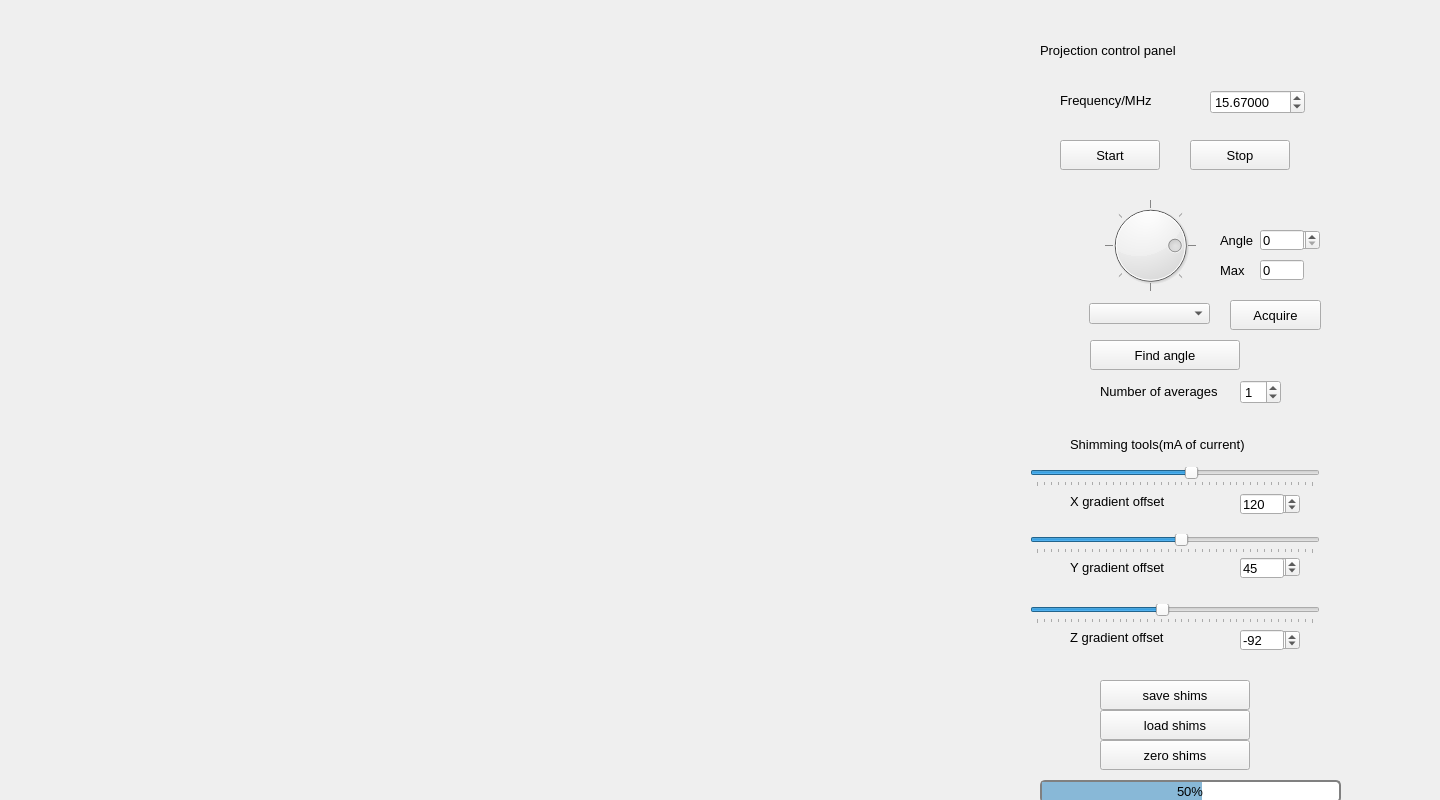
<?xml version="1.0" encoding="UTF-8"?>
<ui version="4.0">
 <class>mri_rt_proj_Widget</class>
 <widget class="QWidget" name="mri_rt_proj_Widget">
  <property name="geometry">
   <rect>
    <x>0</x>
    <y>0</y>
    <width>1440</width>
    <height>800</height>
   </rect>
  </property>
  <property name="sizePolicy">
   <sizepolicy hsizetype="Expanding" vsizetype="Expanding">
    <horstretch>0</horstretch>
    <verstretch>0</verstretch>
   </sizepolicy>
  </property>
  <property name="windowTitle">
   <string>Proj</string>
  </property>
  <widget class="QWidget" name="plotWidget" native="true">
   <property name="geometry">
    <rect>
     <x>10</x>
     <y>10</y>
     <width>531</width>
     <height>841</height>
    </rect>
   </property>
   <property name="sizePolicy">
    <sizepolicy hsizetype="Expanding" vsizetype="Preferred">
     <horstretch>0</horstretch>
     <verstretch>0</verstretch>
    </sizepolicy>
   </property>
   <property name="minimumSize">
    <size>
     <width>0</width>
     <height>0</height>
    </size>
   </property>
   <layout class="QVBoxLayout" name="plotLayout"/>
  </widget>
  <widget class="QWidget" name="controlWidget" native="true">
   <property name="enabled">
    <bool>true</bool>
   </property>
   <property name="geometry">
    <rect>
     <x>1000</x>
     <y>10</y>
     <width>361</width>
     <height>861</height>
    </rect>
   </property>
   <property name="sizePolicy">
    <sizepolicy hsizetype="Fixed" vsizetype="Fixed">
     <horstretch>0</horstretch>
     <verstretch>0</verstretch>
    </sizepolicy>
   </property>
   <property name="minimumSize">
    <size>
     <width>300</width>
     <height>0</height>
    </size>
   </property>
   <property name="font">
    <font>
     <pointsize>10</pointsize>
    </font>
   </property>
   <widget class="QLabel" name="freqLabel">
    <property name="geometry">
     <rect>
      <x>60</x>
      <y>80</y>
      <width>131</width>
      <height>20</height>
     </rect>
    </property>
    <property name="text">
     <string>Frequency/MHz</string>
    </property>
   </widget>
   <widget class="QPushButton" name="startButton">
    <property name="geometry">
     <rect>
      <x>60</x>
      <y>130</y>
      <width>100</width>
      <height>30</height>
     </rect>
    </property>
    <property name="text">
     <string>Start</string>
    </property>
   </widget>
   <widget class="QDoubleSpinBox" name="freqValue">
    <property name="geometry">
     <rect>
      <x>210</x>
      <y>80</y>
      <width>95</width>
      <height>24</height>
     </rect>
    </property>
    <property name="font">
     <font>
      <pointsize>10</pointsize>
     </font>
    </property>
    <property name="decimals">
     <number>5</number>
    </property>
    <property name="maximum">
     <double>60.000000000000000</double>
    </property>
    <property name="singleStep">
     <double>0.001000000000000</double>
    </property>
    <property name="value">
     <double>15.670000000000000</double>
    </property>
   </widget>
   <widget class="QPushButton" name="stopButton">
    <property name="geometry">
     <rect>
      <x>190</x>
      <y>130</y>
      <width>100</width>
      <height>30</height>
     </rect>
    </property>
    <property name="text">
     <string>Stop</string>
    </property>
   </widget>
   <widget class="QPushButton" name="acquireButton">
    <property name="geometry">
     <rect>
      <x>230</x>
      <y>290</y>
      <width>91</width>
      <height>30</height>
     </rect>
    </property>
    <property name="text">
     <string>Acquire</string>
    </property>
   </widget>
   <widget class="QLabel" name="ProjLabel">
    <property name="geometry">
     <rect>
      <x>40</x>
      <y>30</y>
      <width>221</width>
      <height>20</height>
     </rect>
    </property>
    <property name="text">
     <string>Projection control panel</string>
    </property>
   </widget>
   <widget class="QPushButton" name="loadShimButton">
    <property name="geometry">
     <rect>
      <x>100</x>
      <y>700</y>
      <width>150</width>
      <height>30</height>
     </rect>
    </property>
    <property name="text">
     <string>load shims</string>
    </property>
   </widget>
   <widget class="QPushButton" name="zeroShimButton">
    <property name="geometry">
     <rect>
      <x>100</x>
      <y>730</y>
      <width>150</width>
      <height>30</height>
     </rect>
    </property>
    <property name="text">
     <string>zero shims</string>
    </property>
   </widget>
   <widget class="QDial" name="dial">
    <property name="geometry">
     <rect>
      <x>100</x>
      <y>190</y>
      <width>101</width>
      <height>91</height>
     </rect>
    </property>
    <property name="maximum">
     <number>360</number>
    </property>
    <property name="value">
     <number>90</number>
    </property>
    <property name="sliderPosition">
     <number>90</number>
    </property>
    <property name="invertedAppearance">
     <bool>true</bool>
    </property>
    <property name="invertedControls">
     <bool>false</bool>
    </property>
    <property name="wrapping">
     <bool>true</bool>
    </property>
    <property name="notchTarget">
     <double>45.000000000000000</double>
    </property>
    <property name="notchesVisible">
     <bool>true</bool>
    </property>
   </widget>
   <widget class="QLabel" name="numAvgLabel">
    <property name="geometry">
     <rect>
      <x>100</x>
      <y>371</y>
      <width>131</width>
      <height>20</height>
     </rect>
    </property>
    <property name="text">
     <string>Number of averages</string>
    </property>
   </widget>
   <widget class="QDoubleSpinBox" name="numAvg">
    <property name="geometry">
     <rect>
      <x>240</x>
      <y>370</y>
      <width>41</width>
      <height>24</height>
     </rect>
    </property>
    <property name="font">
     <font>
      <pointsize>10</pointsize>
     </font>
    </property>
    <property name="decimals">
     <number>0</number>
    </property>
    <property name="maximum">
     <double>60.000000000000000</double>
    </property>
    <property name="singleStep">
     <double>1.000000000000000</double>
    </property>
    <property name="value">
     <double>1.000000000000000</double>
    </property>
   </widget>
   <widget class="QLabel" name="shimmingLabel">
    <property name="geometry">
     <rect>
      <x>70</x>
      <y>424</y>
      <width>260</width>
      <height>20</height>
     </rect>
    </property>
    <property name="text">
     <string>Shimming tools(mA of current)</string>
    </property>
   </widget>
   <widget class="QSlider" name="horizontalSlider_x">
    <property name="geometry">
     <rect>
      <x>30</x>
      <y>457</y>
      <width>290</width>
      <height>20</height>
     </rect>
    </property>
    <property name="minimum">
     <number>-1000</number>
    </property>
    <property name="maximum">
     <number>1000</number>
    </property>
    <property name="value">
     <number>120</number>
    </property>
    <property name="orientation">
     <enum>Qt::Horizontal</enum>
    </property>
    <property name="invertedAppearance">
     <bool>false</bool>
    </property>
    <property name="tickPosition">
     <enum>QSlider::TicksBelow</enum>
    </property>
    <property name="tickInterval">
     <number>50</number>
    </property>
   </widget>
   <widget class="QLabel" name="gradoffsetLabel_x">
    <property name="geometry">
     <rect>
      <x>70</x>
      <y>481</y>
      <width>150</width>
      <height>20</height>
     </rect>
    </property>
    <property name="text">
     <string>X gradient offset</string>
    </property>
   </widget>
   <widget class="QLineEdit" name="gradOffset_disp_x">
    <property name="enabled">
     <bool>true</bool>
    </property>
    <property name="geometry">
     <rect>
      <x>240</x>
      <y>484</y>
      <width>44</width>
      <height>20</height>
     </rect>
    </property>
    <property name="text">
     <string>120</string>
    </property>
   </widget>
   <widget class="QSpinBox" name="gradOffset_x">
    <property name="geometry">
     <rect>
      <x>240</x>
      <y>484</y>
      <width>60</width>
      <height>20</height>
     </rect>
    </property>
    <property name="minimum">
     <number>-1000</number>
    </property>
    <property name="maximum">
     <number>1000</number>
    </property>
    <property name="value">
     <number>120</number>
    </property>
   </widget>
   <widget class="QSlider" name="horizontalSlider_y">
    <property name="geometry">
     <rect>
      <x>30</x>
      <y>524</y>
      <width>290</width>
      <height>20</height>
     </rect>
    </property>
    <property name="minimum">
     <number>-1000</number>
    </property>
    <property name="maximum">
     <number>1000</number>
    </property>
    <property name="value">
     <number>45</number>
    </property>
    <property name="orientation">
     <enum>Qt::Horizontal</enum>
    </property>
    <property name="invertedAppearance">
     <bool>false</bool>
    </property>
    <property name="tickPosition">
     <enum>QSlider::TicksBelow</enum>
    </property>
    <property name="tickInterval">
     <number>50</number>
    </property>
   </widget>
   <widget class="QLabel" name="gradoffsetLabel_y">
    <property name="geometry">
     <rect>
      <x>70</x>
      <y>547</y>
      <width>150</width>
      <height>20</height>
     </rect>
    </property>
    <property name="text">
     <string>Y gradient offset</string>
    </property>
   </widget>
   <widget class="QSlider" name="horizontalSlider_z">
    <property name="geometry">
     <rect>
      <x>30</x>
      <y>594</y>
      <width>290</width>
      <height>20</height>
     </rect>
    </property>
    <property name="minimum">
     <number>-1000</number>
    </property>
    <property name="maximum">
     <number>1000</number>
    </property>
    <property name="value">
     <number>-92</number>
    </property>
    <property name="orientation">
     <enum>Qt::Horizontal</enum>
    </property>
    <property name="invertedAppearance">
     <bool>false</bool>
    </property>
    <property name="tickPosition">
     <enum>QSlider::TicksBelow</enum>
    </property>
    <property name="tickInterval">
     <number>50</number>
    </property>
   </widget>
   <widget class="QLabel" name="gradoffsetLabel_z">
    <property name="geometry">
     <rect>
      <x>70</x>
      <y>617</y>
      <width>150</width>
      <height>20</height>
     </rect>
    </property>
    <property name="text">
     <string>Z gradient offset</string>
    </property>
   </widget>
   <widget class="QSpinBox" name="gradOffset_y">
    <property name="geometry">
     <rect>
      <x>240</x>
      <y>547</y>
      <width>60</width>
      <height>20</height>
     </rect>
    </property>
    <property name="minimum">
     <number>-1000</number>
    </property>
    <property name="maximum">
     <number>1000</number>
    </property>
    <property name="value">
     <number>45</number>
    </property>
   </widget>
   <widget class="QLineEdit" name="gradOffset_disp_y">
    <property name="geometry">
     <rect>
      <x>240</x>
      <y>548</y>
      <width>44</width>
      <height>20</height>
     </rect>
    </property>
    <property name="text">
     <string>45</string>
    </property>
   </widget>
   <widget class="QSpinBox" name="gradOffset_z">
    <property name="geometry">
     <rect>
      <x>240</x>
      <y>620</y>
      <width>60</width>
      <height>20</height>
     </rect>
    </property>
    <property name="minimum">
     <number>-1000</number>
    </property>
    <property name="maximum">
     <number>1000</number>
    </property>
    <property name="value">
     <number>-92</number>
    </property>
   </widget>
   <widget class="QLineEdit" name="gradOffset_disp_z">
    <property name="geometry">
     <rect>
      <x>240</x>
      <y>620</y>
      <width>44</width>
      <height>20</height>
     </rect>
    </property>
    <property name="text">
     <string>-92</string>
    </property>
   </widget>
   <widget class="QPushButton" name="saveShimButton">
    <property name="geometry">
     <rect>
      <x>100</x>
      <y>670</y>
      <width>150</width>
      <height>30</height>
     </rect>
    </property>
    <property name="text">
     <string>save shims</string>
    </property>
   </widget>
   <widget class="QPushButton" name="searchButton">
    <property name="geometry">
     <rect>
      <x>90</x>
      <y>330</y>
      <width>150</width>
      <height>30</height>
     </rect>
    </property>
    <property name="text">
     <string>Find angle</string>
    </property>
   </widget>
   <widget class="QLabel" name="angleLabel">
    <property name="geometry">
     <rect>
      <x>220</x>
      <y>220</y>
      <width>41</width>
      <height>21</height>
     </rect>
    </property>
    <property name="text">
     <string>Angle</string>
    </property>
   </widget>
   <widget class="QSpinBox" name="angleSpin">
    <property name="geometry">
     <rect>
      <x>260</x>
      <y>220</y>
      <width>60</width>
      <height>20</height>
     </rect>
    </property>
    <property name="minimum">
     <number>0</number>
    </property>
    <property name="maximum">
     <number>360</number>
    </property>
    <property name="value">
     <number>0</number>
    </property>
   </widget>
   <widget class="QLineEdit" name="angleDisp">
    <property name="enabled">
     <bool>true</bool>
    </property>
    <property name="geometry">
     <rect>
      <x>260</x>
      <y>220</y>
      <width>44</width>
      <height>20</height>
     </rect>
    </property>
    <property name="text">
     <string>0</string>
    </property>
   </widget>
   <widget class="QLabel" name="maxAngleLabel">
    <property name="geometry">
     <rect>
      <x>220</x>
      <y>250</y>
      <width>71</width>
      <height>21</height>
     </rect>
    </property>
    <property name="text">
     <string>Max</string>
    </property>
   </widget>
   <widget class="QLineEdit" name="maxAngleDisp">
    <property name="enabled">
     <bool>true</bool>
    </property>
    <property name="geometry">
     <rect>
      <x>260</x>
      <y>250</y>
      <width>44</width>
      <height>20</height>
     </rect>
    </property>
    <property name="text">
     <string>0</string>
    </property>
   </widget>
   <widget class="QComboBox" name="acqType">
    <property name="geometry">
     <rect>
      <x>89</x>
      <y>293</y>
      <width>121</width>
      <height>21</height>
     </rect>
    </property>
   </widget>
   <widget class="QProgressBar" name="progressBar">
    <property name="geometry">
     <rect>
      <x>40</x>
      <y>770</y>
      <width>301</width>
      <height>23</height>
     </rect>
    </property>
    <property name="styleSheet">
     <string notr="true">QProgressBar {

border: 2px solid grey;

border-radius: 5px;

background-color: #FFFFFF;

}

QProgressBar::chunk {

background-color: #88B8D7;

width: 20px;

}

QProgressBar {

text-align: center;

color: rgb(0, 0, 0);

}</string>
    </property>
    <property name="value">
     <number>50</number>
    </property>
   </widget>
   <zorder>gradOffset_z</zorder>
   <zorder>angleSpin</zorder>
   <zorder>gradOffset_x</zorder>
   <zorder>freqLabel</zorder>
   <zorder>startButton</zorder>
   <zorder>freqValue</zorder>
   <zorder>stopButton</zorder>
   <zorder>acquireButton</zorder>
   <zorder>ProjLabel</zorder>
   <zorder>loadShimButton</zorder>
   <zorder>zeroShimButton</zorder>
   <zorder>dial</zorder>
   <zorder>numAvgLabel</zorder>
   <zorder>numAvg</zorder>
   <zorder>shimmingLabel</zorder>
   <zorder>horizontalSlider_x</zorder>
   <zorder>gradoffsetLabel_x</zorder>
   <zorder>gradOffset_disp_x</zorder>
   <zorder>horizontalSlider_y</zorder>
   <zorder>gradoffsetLabel_y</zorder>
   <zorder>horizontalSlider_z</zorder>
   <zorder>gradoffsetLabel_z</zorder>
   <zorder>gradOffset_y</zorder>
   <zorder>gradOffset_disp_y</zorder>
   <zorder>gradOffset_disp_z</zorder>
   <zorder>saveShimButton</zorder>
   <zorder>searchButton</zorder>
   <zorder>angleLabel</zorder>
   <zorder>angleDisp</zorder>
   <zorder>maxAngleLabel</zorder>
   <zorder>maxAngleDisp</zorder>
   <zorder>acqType</zorder>
   <zorder>progressBar</zorder>
  </widget>
  <widget class="QWidget" name="imageWidget" native="true">
   <property name="geometry">
    <rect>
     <x>570</x>
     <y>10</y>
     <width>400</width>
     <height>841</height>
    </rect>
   </property>
   <property name="maximumSize">
    <size>
     <width>400</width>
     <height>16777215</height>
    </size>
   </property>
   <layout class="QVBoxLayout" name="imageLayout"/>
  </widget>
 </widget>
 <resources/>
 <connections/>
</ui>
